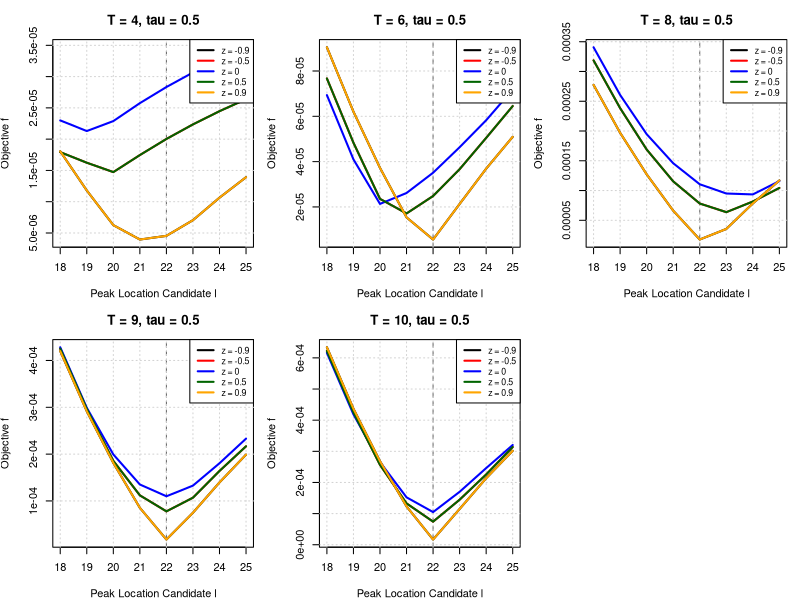
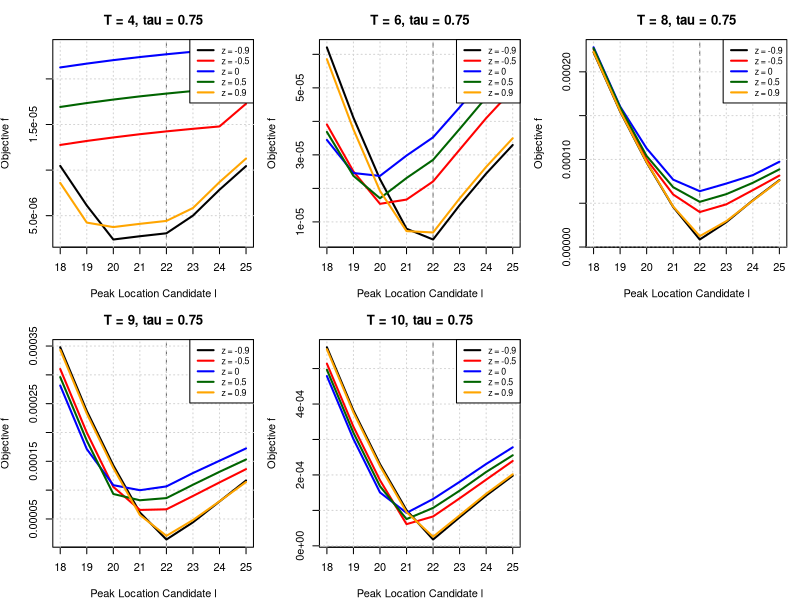
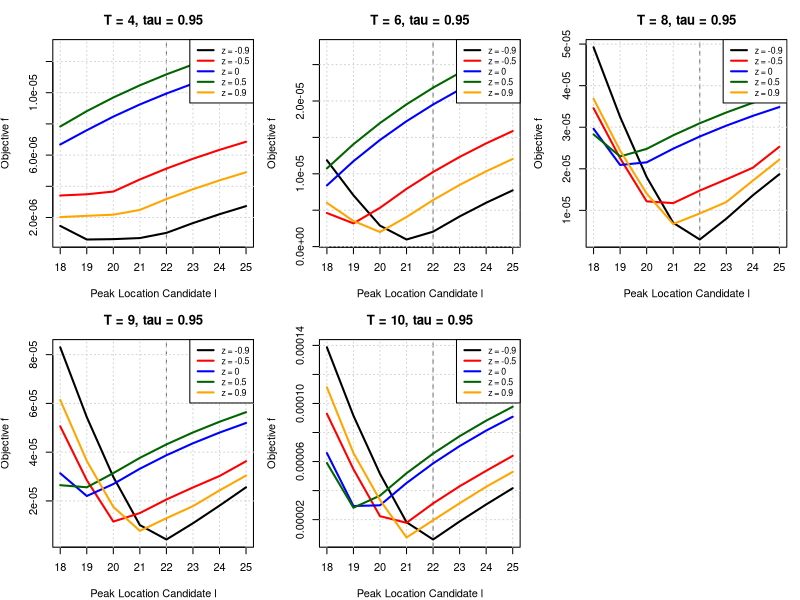

The R source for these figures, in order:
# # ---------------------------------------------------------------------------
# # Quantile-Based Peak Estimation with shifted Laplace to match tau (updated SNR)
# # ---------------------------------------------------------------------------
# 
# # ---------------------------------------------------------------------------
# # Laplace Quantile (inverse CDF) 
# # ---------------------------------------------------------------------------
# qlaplace <- function(tau, scale = 1) {
#   if (tau < 0.5) scale * log(2 * tau) else -scale * log(2 * (1 - tau))
# }
# 
# # ---------------------------------------------------------------------------
# # Laplace with shifted center to match P(e < 0) = tau
# # ---------------------------------------------------------------------------
# shifted_laplace <- function(n, tau, scale = 1) {
#   rlap <- rlaplace(n, scale = scale)
#   rlap - qlaplace(tau, scale = scale)
# }
# 
# # ---------------------------------------------------------------------------
# # Laplace Noise Generator (original, centered at 0) 
# # ---------------------------------------------------------------------------
# rlaplace <- function(n, location = 0, scale = 1) {
#   u <- runif(n, -0.5, 0.5)
#   location - scale * sign(u) * log(1 - 2 * abs(u))
# }
# 
# # ---------------------------------------------------------------------------
# # Asymmetric Laplace Variance
# # ---------------------------------------------------------------------------
# asy_laplace_variance <- function(tau, z) {
#   stopifnot(tau > 0, tau < 1, abs(z) < 1)
#   mu <- tau / (1 + z) - (1 - tau) / (1 - z)
#   E_X2 <- 2 * tau / (1 + z)^2 + 2 * (1 - tau) / (1 - z)^2
#   return(E_X2 - mu^2)
# }
# 
# # ---------------------------------------------------------------------------
# # Quantile Loss
# # ---------------------------------------------------------------------------
# quantile_loss <- function(u, tau) {
#   u * (tau - (u < 0))
# }
# 
# # ---------------------------------------------------------------------------
# # Weighted Quantile
# # ---------------------------------------------------------------------------
# med_weighted_tau <- function(I, l, s, tau) {
#   T <- length(I)
#   x <- I * exp(((1:T) - l)^2 / s^2)
#   w <- exp(-((1:T) - l)^2 / s^2)
#   o <- order(x)
#   x_sorted <- x[o]
#   w_sorted <- w[o]
#   cum_w <- cumsum(w_sorted)
#   cutoff <- tau * sum(w_sorted)
#   k <- min(which(cum_w >= cutoff))
#   x_sorted[k]
# }
# 
# # ---------------------------------------------------------------------------
# # Quantile-Based Amplitude
# # ---------------------------------------------------------------------------
# compute_a <- function(I, l, s, tau) {
#   med_weighted_tau(I, l, s, tau)
# }
# 
# # ---------------------------------------------------------------------------
# # Quantile Loss objective
# # ---------------------------------------------------------------------------
# objective_function <- function(I, a, l, s, tau) {
#   t <- seq_along(I)
#   fitted <- a * exp(-((t - l)^2) / s^2)
#   u <- I - fitted
#   mean(quantile_loss(u, tau))
# }
# 
# # ---------------------------------------------------------------------------
# # Optimize s for a given l
# # ---------------------------------------------------------------------------
# search_best_s <- function(I, l, tau) {
#   f_obj <- function(s) {
#     a_hat <- compute_a(I, l, s, tau)
#     objective_function(I, a_hat, l, s, tau)
#   }
#   optimize(f_obj, interval = c(1, 20), tol = 1e-4)$minimum
# }
# 
# # ---------------------------------------------------------------------------
# # Main simulation
# # ---------------------------------------------------------------------------
# simulate_quantile_objective <- function(T, A, L, S, tau, z, snr = Inf, seed = NULL) {
#   t <- 1:T
#   signal <- A * exp(-((t - L)^2) / S^2)
#   
#   if (!is.null(seed)) set.seed(seed)
#   
#   if (is.finite(snr)) {
#     sigma2 <- asy_laplace_variance(tau, z)
#     b <- sqrt((A / snr)^2 / sigma2)
#     noise <- shifted_laplace(T, tau, scale = b)
#     I <- signal + noise
#   } else {
#     I <- signal
#   }
#   
#   l_grid <- 18:25
#   losses <- sapply(l_grid, function(l) {
#     s_hat <- search_best_s(I, l, tau)
#     a_hat <- compute_a(I, l, s_hat, tau)
#     objective_function(I, a_hat, l, s_hat, tau)
#   })
#   
#   data.frame(l = l_grid, loss = losses, T = T)
# }
# 
# # ---------------------------------------------------------------------------
# # Plotting utility
# # ---------------------------------------------------------------------------
# plot_quantile_objectives <- function(results, tau, A_true, L_true, S_true) {
#   Ts <- unique(results$T)
#   nrow <- 2
#   ncol <- 3
#   
#   png(filename = paste0("shifted_obj_fun_tau_", tau, ".png"),
#       width = 900, height = 600, res = 120)
#   old_par <- par(mfrow = c(nrow, ncol), mar = c(4, 4, 3, 1))
#   on.exit({ par(old_par); dev.off() })
#   
#   for (T_val in Ts) {
#     subset_data <- subset(results, T == T_val)
#     plot(subset_data$l, subset_data$loss, type = "l", lwd = 2, col = "blue",
#          xlab = "Peak Location Candidate l",
#          ylab = expression("Objective " * f),
#          main = paste0("T = ", T_val, ", tau = ", tau))
#     abline(v = L_true, col = "red", lty = 2)
#     grid()
#   }
# }
# 
# # ---------------------------------------------------------------------------
# # Run simulation and plot
# # ---------------------------------------------------------------------------
# A_true <- 1
# L_true <- 22
# S_true <- 10
# snr <- 1000
# z <- 0
# seed <- 280
# T_vals <- c(4, 6, 8, 9, 10)
# 
# for (tau_val in c(0.5, 0.75, 0.95)) {
#   results <- do.call(rbind, lapply(T_vals, function(T) {
#     simulate_quantile_objective(T, A = A_true, L = L_true, S = S_true,
#                                 tau = tau_val, z = z, snr = snr, seed = seed)
#   }))
#   
#   plot_quantile_objectives(results, tau_val, A_true, L_true, S_true)
#   cat("Plot for tau =", tau_val, "generated and saved.\n")
# }
# 
# 
# 
# 
# 
# 
# # ------------------------------------------
# # (1) Updated simulate_quantile_objective
# # ------------------------------------------
# simulate_quantile_objective <- function(T, A, L, S, tau, z, snr = Inf, seed = NULL) {
#   t <- 1:T
#   signal <- A * exp(-((t - L)^2) / S^2)
#   
#   if (!is.null(seed)) set.seed(seed)
#   
#   if (is.finite(snr)) {
#     sigma2 <- asy_laplace_variance(tau, z)
#     b <- sqrt((A / snr)^2 / sigma2)
#     noise <- shifted_laplace(T, tau, scale = b)
#     I <- signal + noise
#   } else {
#     I <- signal
#   }
#   
#   l_grid <- 18:25
#   losses <- sapply(l_grid, function(l) {
#     s_hat <- search_best_s(I, l, tau)
#     a_hat <- compute_a(I, l, s_hat, tau)
#     objective_function(I, a_hat, l, s_hat, tau)
#   })
#   
#   data.frame(l = l_grid, loss = losses, T = T, z = z)
# }
# 
# # ------------------------------------------
# # (2) Plotting utility with z overlay
# # ------------------------------------------
# plot_quantile_objectives_superposed <- function(results, tau, A_true, L_true, S_true) {
#   Ts <- sort(unique(results$T))
#   z_vals <- sort(unique(results$z))
#   colors <- c("black", "red", "blue", "darkgreen", "orange")
#   stopifnot(length(z_vals) <= length(colors))
#   
#   png(filename = paste0("shifted_obj_fun_tau_", tau, "_zcompare.png"),
#       width = 900, height = 600, res = 120)
#   old_par <- par(mfrow = c(2, 3), mar = c(4, 4, 3, 1))
#   on.exit({ par(old_par); dev.off() })
#   
#   for (T_val in Ts) {
#     df_T <- subset(results, T == T_val)
#     x_range <- range(df_T$l)
#     y_range <- range(df_T$loss)
#     
#     plot(NA, xlim = x_range, ylim = y_range,
#          xlab = "Peak Location Candidate l",
#          ylab = expression("Objective " * f),
#          main = paste0("T = ", T_val, ", tau = ", tau))
#     abline(v = L_true, col = "gray40", lty = 2)
#     grid()
#     
#     for (i in seq_along(z_vals)) {
#       df_z <- subset(df_T, z == z_vals[i])
#       lines(df_z$l, df_z$loss, col = colors[i], lwd = 2)
#     }
#     
#     legend("topright", legend = paste("z =", z_vals),
#            col = colors[1:length(z_vals)], lwd = 2, bty = "o", cex = 0.8)
#   }
# }
# 
# 
# # ------------------------------------------
# # (3) Main execution loop for superposed Figure 2
# # ------------------------------------------
# A_true <- 1
# L_true <- 22
# S_true <- 10
# snr <- 1000
# seed <- 280
# T_vals <- c(4, 6, 8, 9, 10)
# z_vals <- c(-0.9, -0.5, 0, 0.5, 0.9)
# 
# for (tau_val in c(0.5, 0.75, 0.95)) {
#   results_all <- do.call(rbind, lapply(z_vals, function(z) {
#     res_z <- do.call(rbind, lapply(T_vals, function(T) {
#       simulate_quantile_objective(T, A = A_true, L = L_true, S = S_true,
#                                   tau = tau_val, z = z, snr = snr, seed = seed)
#     }))
#     res_z$z <- z
#     res_z
#   }))
#   
#   plot_quantile_objectives_superposed(results_all, tau_val, A_true, L_true, S_true)
#   cat("Figure 2 for tau =", tau_val, "generated and saved with all z values.\n")
# }


# ---------------------------------------------------------------------------
# Figure 2 — Quantile-Based Peak Estimation with Shifted Laplace Noise
# Author: Said Maanan | Date: 2025-06-12
# ---------------------------------------------------------------------------

# ----------------- Distribution & Noise Utilities --------------------------
rlaplace <- function(n, location = 0, scale = 1) {
  u <- runif(n, -0.5, 0.5)
  location - scale * sign(u) * log(1 - 2 * abs(u))
}

qlaplace <- function(tau, scale = 1) {
  if (tau < 0.5) scale * log(2 * tau) else -scale * log(2 * (1 - tau))
}

shifted_laplace <- function(n, tau, scale = 1) {
  rlaplace(n, scale = scale) - qlaplace(tau, scale)
}

asy_laplace_variance <- function(tau, z) {
  mu <- tau / (1 + z) - (1 - tau) / (1 - z)
  ex2 <- 2 * tau / (1 + z)^2 + 2 * (1 - tau) / (1 - z)^2
  ex2 - mu^2
}

# ----------------- Model Estimation Core --------------------------
quantile_loss <- function(u, tau) u * (tau - (u < 0))

med_weighted_tau <- function(I, l, s, tau) {
  T <- length(I)
  x <- I * exp(((1:T) - l)^2 / s^2)
  w <- exp(-((1:T) - l)^2 / s^2)
  o <- order(x)
  k <- min(which(cumsum(w[o]) >= tau * sum(w)))
  x[o][k]
}

compute_a <- function(I, l, s, tau) med_weighted_tau(I, l, s, tau)

objective_function <- function(I, a, l, s, tau) {
  t <- seq_along(I)
  fitted <- a * exp(-((t - l)^2) / s^2)
  mean(quantile_loss(I - fitted, tau))
}

search_best_s <- function(I, l, tau) {
  optimize(function(s) objective_function(I, compute_a(I, l, s, tau), l, s, tau),
           interval = c(1, 20), tol = 1e-4)$minimum
}

# ----------------- Simulation Wrapper --------------------------
simulate_shifted_laplace_objective <- function(T, A, L, S, tau, z, snr, seed = NULL) {
  if (!is.null(seed)) set.seed(seed)
  signal <- A * exp(-((1:T) - L)^2 / S^2)
  b <- sqrt((A / snr)^2 / asy_laplace_variance(tau, z))
  noise <- shifted_laplace(T, tau, scale = b)
  I <- signal + noise
  
  l_grid <- 18:25
  data.frame(
    l = l_grid,
    loss = sapply(l_grid, function(l) {
      s <- search_best_s(I, l, tau)
      a <- compute_a(I, l, s, tau)
      objective_function(I, a, l, s, tau)
    }),
    T = T, z = z
  )
}

# ----------------- Plotting Utility --------------------------
plot_shifted_obj_superposed <- function(results, tau, L_true) {
  Ts <- sort(unique(results$T))
  z_vals <- sort(unique(results$z))
  colors <- c("black", "red", "blue", "darkgreen", "orange")
  stopifnot(length(z_vals) <= length(colors))
  
  png(paste0("shifted_obj_fun_tau_", tau, "_zcompare.png"), width = 900, height = 600, res = 120)
  par(mfrow = c(2, 3), mar = c(4, 4, 3, 1))
  on.exit(dev.off())
  
  for (T_val in Ts) {
    df_T <- subset(results, T == T_val)
    x_range <- range(df_T$l)
    y_range <- range(df_T$loss)
    
    plot(NA, xlim = x_range, ylim = y_range,
         xlab = "Peak Location Candidate l", ylab = expression("Objective " * f),
         main = paste0("T = ", T_val, ", tau = ", tau))
    abline(v = L_true, col = "gray40", lty = 2)
    grid()
    
    for (i in seq_along(z_vals)) {
      lines(subset(df_T, z == z_vals[i])[, c("l", "loss")], col = colors[i], lwd = 2)
    }
    
    legend("topright", legend = paste("z =", z_vals),
           col = colors[1:length(z_vals)], lwd = 2, cex = 0.8)
  }
}

# ----------------- Main Execution Loop --------------------------
A_true <- 1
L_true <- 22
S_true <- 10
snr <- 1000
seed <- 280
T_vals <- c(4, 6, 8, 9, 10)
z_vals <- c(-0.9, -0.5, 0, 0.5, 0.9)

for (tau_val in c(0.5, 0.75, 0.95)) {
  results_all <- do.call(rbind, lapply(z_vals, function(z) {
    do.call(rbind, lapply(T_vals, function(T) {
      simulate_shifted_laplace_objective(T, A_true, L_true, S_true, tau_val, z, snr, seed)
    }))
  }))
  
  plot_shifted_obj_superposed(results_all, tau_val, L_true)
  cat("Figure 2 for tau =", tau_val, "saved with all z values.\n")
}
